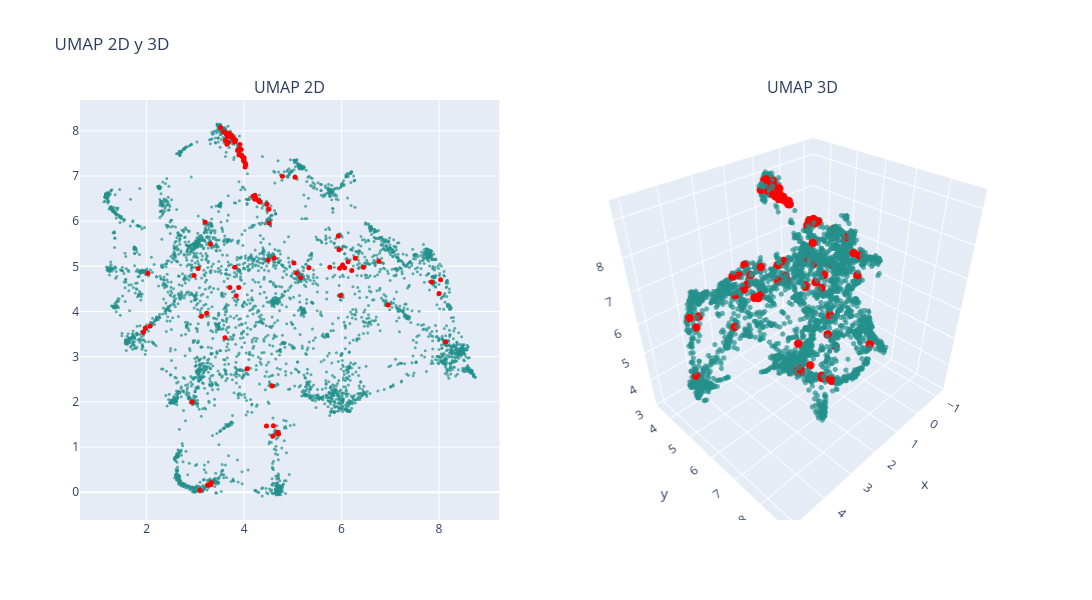

Source (notebook cell):
### Markdown cell above
### UMAP

### Code cell
# n_neighbors = 200
# n_neighbors = int(len(df) / k)

# n_neighbors = 200
n_neighbors = 50 # 6.5x minutos, resultado: vision mas global, no se distinguen tanto los clusters
# n_neighbors = 20 # 2.5x minutos, resultado: no se distinguen los clusters
# n_neighbors = 10 # 1.5x minutos, resultado: puntos muy juntos, se distinguen los clusters
# n_neighbors = 5 # x minutos, resultado: se distinguen bien los clusters, se ven un poco desconectados

min_dist = 0

# UMAP 2D
reducer_2d = umap.UMAP(n_neighbors=n_neighbors, min_dist=min_dist, n_components=2, random_state=0, metric='cosine')
embedding_2d = reducer_2d.fit_transform(df_vectorized)
df['umap2d_1'] = embedding_2d[:, 0]
df['umap2d_2'] = embedding_2d[:, 1]

# UMAP 3D
reducer_3d = umap.UMAP(n_neighbors=n_neighbors, min_dist=min_dist, n_components=3, random_state=0, metric='cosine')
embedding_3d = reducer_3d.fit_transform(df_vectorized)
df['umap3d_1'] = embedding_3d[:, 0]
df['umap3d_2'] = embedding_3d[:, 1]
df['umap3d_3'] = embedding_3d[:, 2]

# Graficar
colors = np.ones(len(df))  # Color base
colors_knn = np.zeros(len(df))  # Color para los KNN
colors_knn[knn_idxs[0]] = 1  # Resaltar los KNN

fig = make_subplots(rows=1, cols=2, subplot_titles=("UMAP 2D", "UMAP 3D"), 
                    specs=[[{"type": "scatter"}, {"type": "scatter3d"}]])

# Puntos normales (fondo)
fig.add_trace(
    go.Scatter(x=df['umap2d_1'], y=df['umap2d_2'], mode='markers',
               marker=dict(color=colors, colorscale='Viridis', size=3, opacity=0.7), 
               text=data['title'],
               hovertemplate="Titulo: %{text}<br>x: %{x}<br>y: %{y}<extra></extra>"),
    row=1, col=1)

# Puntos resaltados (delante)
fig.add_trace(
    go.Scatter(x=df.loc[knn_idxs[0], 'umap2d_1'], 
               y=df.loc[knn_idxs[0], 'umap2d_2'], 
               mode='markers',
               marker=dict(color='red', size=5, opacity=1), 
               text=data.loc[knn_idxs[0], 'title'], 
               hovertemplate="Titulo: %{text}<br>x: %{x}<br>y: %{y}<extra></extra>"),
    row=1, col=1)

# Puntos normales en 3D (fondo)
fig.add_trace(
    go.Scatter3d(x=df['umap3d_1'], y=df['umap3d_2'], z=df['umap3d_3'], mode='markers',
                 marker=dict(color=colors, colorscale='Viridis', size=3, opacity=0.7), 
                 text=data['title'],
                 hovertemplate="Cluster: %{text}<br>x: %{x}<br>y: %{y}<br>z: %{z}<extra></extra>"),
    row=1, col=2)

# Puntos resaltados en 3D (delante)
fig.add_trace(
    go.Scatter3d(x=df.loc[knn_idxs[0], 'umap3d_1'],
                 y=df.loc[knn_idxs[0], 'umap3d_2'],
                 z=df.loc[knn_idxs[0], 'umap3d_3'],
                 mode='markers',
                 marker=dict(color='red', size=5, opacity=1), 
                 text=data.loc[knn_idxs[0], 'title'], 
                 hovertemplate="Cluster: %{text}<br>x: %{x}<br>y: %{y}<br>z: %{z}<extra></extra>"),
    row=1, col=2)

fig.update_layout(height=600, width=1200, title_text="UMAP 2D y 3D", showlegend=False)
fig.show()

### Figure 1 — Plotly figure (JSON) as saved in the notebook; plotly's stock layout.template omitted (floating-point values rounded to 4 significant figures; data arrays with more than 128 entries replaced by an {"elided": "..."} marker saying what was removed)
{"data": [{"hovertemplate": "Titulo: %{text}<br>x: %{x}<br>y: %{y}<extra></extra>", "marker": {"color": {"elided": "4323 float values"}, "colorscale": [[0, "#440154"], [0.1111, "#482878"], [0.2222, "#3e4989"], [0.3333, "#31688e"], [0.4444, "#26828e"], [0.5556, "#1f9e89"], [0.6667, "#35b779"], [0.7778, "#6ece58"], [0.8889, "#b5de2b"], [1, "#fde725"]], "opacity": 0.7, "size": 3}, "mode": "markers", "text": {"elided": "4323 str values"}, "type": "scatter", "x": {"elided": "4323 float values"}, "xaxis": "x", "y": {"elided": "4323 float values"}, "yaxis": "y"}, {"hovertemplate": "Titulo: %{text}<br>x: %{x}<br>y: %{y}<extra></extra>", "marker": {"color": "red", "opacity": 1, "size": 5}, "mode": "markers", "text": ["nonlinear mpc based cluster energy control of modular multilevel matrix converters", "constrained mpc for intercluster energy control of modular multilevel matrix converters", "model predictive control based circulating current reduction and energy balance for modular multilevel converter under asymmetric arm impedance conditions", "improved branch energy balance control for three phase to single phase modular multilevel converter for railway traction power supply", "mpc based current and local cluster balancing controls for low frequency ac transmission systems", "a hierarchical energy balance control method for m3c based on injecting output frequency circulating currents", "closed loop decoupled control and implementation of the modular multilevel matrix converter in similar equal frequency operation", "an energy based multi loops control strategy for modular multilevel converter", "vector control of a modular multilevel matrix converter operating over the full output frequency range", "long horizon sequential fcs mpc approaches for modular multilevel matrix converters", "dual port grid forming control of mmc with embedded energy storage", "research on coordinated control strategy of modular multilevel converter system", "an energy model based controller for a three phase grid tied modular multilevel converter", "a novel hybrid control strategy for the energy storage modular multilevel converters", "mpc strategy applied to modular multilevel matrix converters for low frequency ac transmission systems", "straight forward vector control of the modular multilevel converter for feeding three phase machines over their complete frequency range", "novel control method for the mmc connected to wind farms", "a closed loop current balancing control strategy in multilevel current source converter", "model predictive circulating current control for the hexverter", "a novel cascaded vector control scheme for the modular multilevel matrix converter", "integrated current control energy control and energy balancing of modular multilevel converters", "cluster voltage balancing control for modular multilevel converter with cluster phase shifted nearest level control", "an mmc model predictive control strategy based on level modulation", "analysis and control of improved mmc with symmetrical super capacitor energy storage system in eer application", "a synthesized capacitors voltage control for modular multilevel converter in hvdc application", "long horizon quadratic programming based model predictive control mpc for grid connected modular multilevel converters mmc", "wide frequency range control strategy of modular multilevel matrix converter based on fcs mpc", "enhanced voltage injection control for capacitor voltage balancing of mmc under low frequency operation", "closed loop vector control of the modular multilevel matrix converter for equal input output operating frequencies", "interleaving clusters of submodules to enhance scalability of modular multilevel converters for high voltage applications", "analysis and control of multi mode oscillations in multi infeed mmc hvdc systems", "finite state based model predictive control method for mmc upqc", "a direct model predictive control strategy of back to back modular multilevel converters using arm energy estimation", "analysis of internal energy in gfl mmcs and a decoupled energy control scheme", "capacitor voltage balancing for alternate arm converter based on conduction angle and zero sequence voltage", "energy balancing with wide range of operation in the isolated multi modular converter", "continuous set model predictive control for energy management of modular multilevel matrix converters", "control strategy of modular multilevel matrix converter under unbalanced input voltages", "analysis of mmc dynamics in dqz coordinates for vertical and horizontal energy balancing control", "feedback linearization based current control strategy for modular multilevel converters", "continuous control set model predictive control of a hybrid modular multilevel converter for wind energy applications", "energy control of modular multilevel converter with a novel analytic filter", "an improved reference generator based on mpc of circulating currents and common mode voltage for modular multilevel matrix converters", "model predictive arm current control for modular multilevel converter", "model predictive control of modular multilevel converter based on equivalent current decomposition model", "energy management strategy for a direct ac ac modular multilevel converter in ydy coupling", "enhanced circulating current control for the modular multilevel matrix converter based on model predictive control", "study on the control strategy of multi port power router", "vector control of a modular multilevel matrix converter for variable speed drive applications", "circulating current control for the modular multilevel matrix converter based on model predictive control", "energy based control of a dc modular multilevel converter for hvdc grids", "energy balancing control for alternate arm converter considering commutation process", "predictive control of a three phase dc ac modular multilevel converter", "high performance lqr control of modular multilevel converters with simple control structure and implementation", "design and implementation of a resonant controller to balance the capacitor voltage on a hvdc terminal based on mmc", "back stepping control strategy of modular multilevelconverter based on dynamic energy balance", "sliding mode control of the mmc based power system", "control of arm capacitor voltages in modular multilevel converters", "a cell capacitor energy balancing control of modular multilevel converter considering the unbalanced ac grid conditions", "control of the modular multilevel converter for variable speed drives", "predictive control of ac ac modular multilevel converters", "operation range of hvdc mmc with circulating current suppression and energy balancing control", "impact of submodule energy balancing on grid emulation performance of modular multilevel converters", "research on model predictive control for modular multilevel converter", "decoupled modeling and control of the modular multilevel converter", "new topology of modular multilevel cascade converter with model predictive control", "optimal energy management of renewable multisource in an industrial microgrid", "fully decoupled current control and energy balancing of the modular multilevel matrix converter", "a new parallel connected diode clamped modular multilevel converter with voltage self balancing", "arm energy estimation based improved arm current sensor less circulating current control in mmc", "comprehensive comparison of modular multilevel converter internal energy balancing methods", "predictive power control of modular multilevel converter for wind energy integration via hvdc", "comparison of current control strategies in modular multilevel converter", "energy transfer analysis for capacitor voltage balancing of modular multilevel converters", "long horizon mpc reference generator for circulating currents in modular multilevel converter based variable speed drives", "dynamics and control", "high frequency oscillation energy propagation in mmc hvdc receiving end converter station", "experimental validation of a nested control system to balance the cell capacitor voltages in hybrid mmcs", "state of charge balancing control strategy of battery energy storage system based on modular multilevel converter", "series valve groups control strategy and power balance method of mmc connected to large scale islanded renewable energy", "input current balancing control method under imbalanced load for three phase multi port converter based on modular multilevel converter", "study on the control scheme of energy storage mmc", "closed loop voltage control of a gan based modular multilevel clamped capacitor converter", "integrated current energy modeling and control for modular multilevel matrix converter", "model predictive control of a modular multilevel converter with a reduced number of states", "a two stage simplified predictive control for modular multilevel converter", "computationally efficient mpc for modular multilevel matrix converters operating with fixed switching frequency", "hybrid predictive control with simple linear control based circulating current suppression for modular multilevel converters", "integrated control method of modular multilevel converter", "continuous control set model predictive control of a modular multilevel converter for drive applications", "experimental comparison of model predictive control and cascaded control of the modular multilevel converter", "impedance modeling and stability analysis of energy controlled modular multilevel converter", "modulated mpc for arm inductor less mvdc mmc with reduced computational burden", "impact of the distributed current controller on the dynamic performance of the modular multilevel converter", "hierarchical model predictive control of modular multilevel matrix converter for low frequency ac transmission", "direct arm energy control in modular multilevel converter under unbalanced grid conditions", "modular multilevel converter with improved indirect predictive controller", "arm current based model predictive control for modular multilevel converters with a new current reference generation method", "new predictive current control for modular multilevel converters with revised prediction model considering common mode voltage", "inter arm voltage balance control of a modular multilevel matrix converter with injecting dual frequency circulating current"], "type": "scatter", "x": [4.001, 4.025, 3.677, 4.513, 3.949, 8.135, 4.221, 4.495, 4.224, 3.907, 6.956, 3.733, 3.311, 3.251, 3.992, 2.07, 4.687, 3.234, 3.966, 4.322, 5.933, 3.203, 3.713, 3.326, 3.89, 3.809, 4.033, 1.973, 4.233, 4.785, 8.002, 3.795, 3.645, 6.209, 4.574, 4.46, 3.998, 5.331, 5.949, 6.283, 3.649, 5.96, 4.021, 3.7, 3.723, 5.023, 3.993, 2.931, 4.184, 3.868, 4.064, 4.602, 3.744, 3.914, 4.617, 6.449, 5.981, 3.839, 5.158, 1.934, 3.822, 2.027, 6.062, 3.786, 6.133, 3.662, 4.59, 4.315, 2.974, 3.811, 4.51, 3.677, 5.76, 3.057, 3.938, 6.766, 7.847, 6.021, 3.095, 4.707, 3.609, 3.318, 3.128, 4.472, 3.693, 3.631, 3.901, 3.636, 3.709, 3.619, 3.678, 8.033, 3.579, 5.047, 3.894, 5.079, 3.643, 3.708, 3.518, 4.296], "xaxis": "x", "y": [7.406, 7.284, 7.741, 5.957, 7.463, 3.326, 6.487, 5.141, 6.572, 7.598, 4.146, 7.907, 5.497, 0.1577, 7.335, 3.677, 1.328, 3.964, 7.426, 6.426, 5.67, 5.979, 7.917, 0.2139, 4.532, 7.754, 7.242, 3.635, 6.528, 6.994, 4.399, 7.791, 7.905, 4.909, 2.35, 1.464, 7.33, 4.969, 5.367, 5.181, 7.702, 4.955, 7.196, 7.913, 7.878, 5.076, 7.358, 1.998, 6.549, 7.564, 2.731, 1.474, 7.878, 7.697, 5.178, 4.98, 4.353, 4.346, 4.746, 3.539, 7.799, 4.844, 4.966, 7.833, 5.1, 7.926, 1.246, 6.441, 4.799, 4.979, 6.266, 7.914, 4.982, 4.951, 7.585, 5.113, 4.651, 5.029, 0.04528, 1.287, 3.421, 0.1663, 3.895, 6.375, 7.947, 7.954, 7.562, 7.932, 4.531, 7.789, 7.867, 4.7, 7.98, 6.971, 7.462, 4.853, 7.93, 7.886, 8.071, 6.459], "yaxis": "y"}, {"hovertemplate": "Cluster: %{text}<br>x: %{x}<br>y: %{y}<br>z: %{z}<extra></extra>", "marker": {"color": {"elided": "4323 float values"}, "colorscale": [[0, "#440154"], [0.1111, "#482878"], [0.2222, "#3e4989"], [0.3333, "#31688e"], [0.4444, "#26828e"], [0.5556, "#1f9e89"], [0.6667, "#35b779"], [0.7778, "#6ece58"], [0.8889, "#b5de2b"], [1, "#fde725"]], "opacity": 0.7, "size": 3}, "mode": "markers", "scene": "scene", "text": {"elided": "4323 str values"}, "type": "scatter3d", "x": {"elided": "4323 float values"}, "y": {"elided": "4323 float values"}, "z": {"elided": "4323 float values"}}, {"hovertemplate": "Cluster: %{text}<br>x: %{x}<br>y: %{y}<br>z: %{z}<extra></extra>", "marker": {"color": "red", "opacity": 1, "size": 5}, "mode": "markers", "scene": "scene", "text": ["nonlinear mpc based cluster energy control of modular multilevel matrix converters", "constrained mpc for intercluster energy control of modular multilevel matrix converters", "model predictive control based circulating current reduction and energy balance for modular multilevel converter under asymmetric arm impedance conditions", "improved branch energy balance control for three phase to single phase modular multilevel converter for railway traction power supply", "mpc based current and local cluster balancing controls for low frequency ac transmission systems", "a hierarchical energy balance control method for m3c based on injecting output frequency circulating currents", "closed loop decoupled control and implementation of the modular multilevel matrix converter in similar equal frequency operation", "an energy based multi loops control strategy for modular multilevel converter", "vector control of a modular multilevel matrix converter operating over the full output frequency range", "long horizon sequential fcs mpc approaches for modular multilevel matrix converters", "dual port grid forming control of mmc with embedded energy storage", "research on coordinated control strategy of modular multilevel converter system", "an energy model based controller for a three phase grid tied modular multilevel converter", "a novel hybrid control strategy for the energy storage modular multilevel converters", "mpc strategy applied to modular multilevel matrix converters for low frequency ac transmission systems", "straight forward vector control of the modular multilevel converter for feeding three phase machines over their complete frequency range", "novel control method for the mmc connected to wind farms", "a closed loop current balancing control strategy in multilevel current source converter", "model predictive circulating current control for the hexverter", "a novel cascaded vector control scheme for the modular multilevel matrix converter", "integrated current control energy control and energy balancing of modular multilevel converters", "cluster voltage balancing control for modular multilevel converter with cluster phase shifted nearest level control", "an mmc model predictive control strategy based on level modulation", "analysis and control of improved mmc with symmetrical super capacitor energy storage system in eer application", "a synthesized capacitors voltage control for modular multilevel converter in hvdc application", "long horizon quadratic programming based model predictive control mpc for grid connected modular multilevel converters mmc", "wide frequency range control strategy of modular multilevel matrix converter based on fcs mpc", "enhanced voltage injection control for capacitor voltage balancing of mmc under low frequency operation", "closed loop vector control of the modular multilevel matrix converter for equal input output operating frequencies", "interleaving clusters of submodules to enhance scalability of modular multilevel converters for high voltage applications", "analysis and control of multi mode oscillations in multi infeed mmc hvdc systems", "finite state based model predictive control method for mmc upqc", "a direct model predictive control strategy of back to back modular multilevel converters using arm energy estimation", "analysis of internal energy in gfl mmcs and a decoupled energy control scheme", "capacitor voltage balancing for alternate arm converter based on conduction angle and zero sequence voltage", "energy balancing with wide range of operation in the isolated multi modular converter", "continuous set model predictive control for energy management of modular multilevel matrix converters", "control strategy of modular multilevel matrix converter under unbalanced input voltages", "analysis of mmc dynamics in dqz coordinates for vertical and horizontal energy balancing control", "feedback linearization based current control strategy for modular multilevel converters", "continuous control set model predictive control of a hybrid modular multilevel converter for wind energy applications", "energy control of modular multilevel converter with a novel analytic filter", "an improved reference generator based on mpc of circulating currents and common mode voltage for modular multilevel matrix converters", "model predictive arm current control for modular multilevel converter", "model predictive control of modular multilevel converter based on equivalent current decomposition model", "energy management strategy for a direct ac ac modular multilevel converter in ydy coupling", "enhanced circulating current control for the modular multilevel matrix converter based on model predictive control", "study on the control strategy of multi port power router", "vector control of a modular multilevel matrix converter for variable speed drive applications", "circulating current control for the modular multilevel matrix converter based on model predictive control", "energy based control of a dc modular multilevel converter for hvdc grids", "energy balancing control for alternate arm converter considering commutation process", "predictive control of a three phase dc ac modular multilevel converter", "high performance lqr control of modular multilevel converters with simple control structure and implementation", "design and implementation of a resonant controller to balance the capacitor voltage on a hvdc terminal based on mmc", "back stepping control strategy of modular multilevelconverter based on dynamic energy balance", "sliding mode control of the mmc based power system", "control of arm capacitor voltages in modular multilevel converters", "a cell capacitor energy balancing control of modular multilevel converter considering the unbalanced ac grid conditions", "control of the modular multilevel converter for variable speed drives", "predictive control of ac ac modular multilevel converters", "operation range of hvdc mmc with circulating current suppression and energy balancing control", "impact of submodule energy balancing on grid emulation performance of modular multilevel converters", "research on model predictive control for modular multilevel converter", "decoupled modeling and control of the modular multilevel converter", "new topology of modular multilevel cascade converter with model predictive control", "optimal energy management of renewable multisource in an industrial microgrid", "fully decoupled current control and energy balancing of the modular multilevel matrix converter", "a new parallel connected diode clamped modular multilevel converter with voltage self balancing", "arm energy estimation based improved arm current sensor less circulating current control in mmc", "comprehensive comparison of modular multilevel converter internal energy balancing methods", "predictive power control of modular multilevel converter for wind energy integration via hvdc", "comparison of current control strategies in modular multilevel converter", "energy transfer analysis for capacitor voltage balancing of modular multilevel converters", "long horizon mpc reference generator for circulating currents in modular multilevel converter based variable speed drives", "dynamics and control", "high frequency oscillation energy propagation in mmc hvdc receiving end converter station", "experimental validation of a nested control system to balance the cell capacitor voltages in hybrid mmcs", "state of charge balancing control strategy of battery energy storage system based on modular multilevel converter", "series valve groups control strategy and power balance method of mmc connected to large scale islanded renewable energy", "input current balancing control method under imbalanced load for three phase multi port converter based on modular multilevel converter", "study on the control scheme of energy storage mmc", "closed loop voltage control of a gan based modular multilevel clamped capacitor converter", "integrated current energy modeling and control for modular multilevel matrix converter", "model predictive control of a modular multilevel converter with a reduced number of states", "a two stage simplified predictive control for modular multilevel converter", "computationally efficient mpc for modular multilevel matrix converters operating with fixed switching frequency", "hybrid predictive control with simple linear control based circulating current suppression for modular multilevel converters", "integrated control method of modular multilevel converter", "continuous control set model predictive control of a modular multilevel converter for drive applications", "experimental comparison of model predictive control and cascaded control of the modular multilevel converter", "impedance modeling and stability analysis of energy controlled modular multilevel converter", "modulated mpc for arm inductor less mvdc mmc with reduced computational burden", "impact of the distributed current controller on the dynamic performance of the modular multilevel converter", "hierarchical model predictive control of modular multilevel matrix converter for low frequency ac transmission", "direct arm energy control in modular multilevel converter under unbalanced grid conditions", "modular multilevel converter with improved indirect predictive controller", "arm current based model predictive control for modular multilevel converters with a new current reference generation method", "new predictive current control for modular multilevel converters with revised prediction model considering common mode voltage", "inter arm voltage balance control of a modular multilevel matrix converter with injecting dual frequency circulating current"], "type": "scatter3d", "x": [1.373, 1.297, 1.258, 1.585, 1.291, 4.774, 1.103, 1.236, 1.061, 1.375, 3.552, 1.259, -0.4848, 3.246, 1.284, 0.6002, 2.799, 0.9325, 1.349, 1.163, 2.269, -0.4037, 1.249, 3.316, 1.055, 1.362, 1.248, 0.4394, 1.061, 0.4214, 4.042, 1.3, 1.214, 2.569, 0.6433, 2.468, 1.289, 2.231, 2.584, 2.713, 1.232, 2.485, 1.269, 1.269, 1.214, 2.637, 1.295, 0.9083, 0.9909, 1.277, 1.287, 2.692, 1.219, 1.472, 1.355, 2.937, 2.687, 1.027, 2.053, 0.5727, 1.228, -0.5998, 2.493, 1.287, 2.286, 1.292, 2.811, 1.171, 0.2496, 0.4315, 1.339, 1.24, 2.155, 0.1047, 1.39, 2.848, 3.85, 2.662, 3.267, 2.804, 1.259, 3.329, 0.9187, 1.31, 1.27, 1.226, 1.312, 1.276, 0.9465, 1.234, 1.202, 4.155, 1.318, 0.5958, 1.218, 2.001, 1.245, 1.237, 1.301, 1.14], "y": [4.713, 4.988, 4.184, 6.159, 4.733, 5.067, 5.744, 5.455, 5.671, 4.581, 5.273, 4.346, 5.486, 8.345, 4.916, 6.688, 6.81, 5.259, 4.84, 5.672, 4.212, 5.098, 4.238, 8.15, 5.781, 4.295, 4.95, 6.808, 5.657, 3.796, 4.174, 4.325, 4.2, 4.928, 6.264, 6.965, 4.873, 5.542, 4.663, 4.501, 4.577, 4.995, 5.01, 4.278, 4.327, 6.691, 4.789, 7.697, 5.762, 4.644, 6.498, 6.835, 4.262, 4.123, 5.428, 4.523, 4.977, 5.979, 5.664, 6.868, 4.386, 5.934, 5.005, 4.272, 4.85, 4.372, 6.971, 5.624, 4.925, 4.856, 5.732, 4.324, 4.772, 5.465, 4.515, 4.462, 4.071, 4.607, 8.415, 6.828, 6.529, 8.166, 5.243, 5.705, 4.296, 4.178, 4.618, 4.256, 5.989, 4.414, 4.252, 4.099, 4.174, 3.717, 4.709, 5.576, 4.309, 4.245, 4.079, 5.601], "z": [8.8, 8.718, 8.797, 8.133, 8.844, 5.026, 8.359, 7.256, 8.444, 8.837, 6.081, 8.954, 7.294, 6.067, 8.756, 7.669, 5.047, 6.13, 8.842, 8.36, 6.976, 7.454, 9.075, 6.078, 6.573, 8.899, 8.777, 7.527, 8.417, 6.191, 5.731, 8.968, 9.015, 6.369, 4.333, 5.131, 8.776, 7.035, 6.678, 6.959, 9.01, 6.398, 8.713, 9.022, 9.144, 5.812, 8.782, 5.376, 8.385, 8.873, 5.259, 5.075, 9.083, 8.907, 7.194, 7.026, 7.162, 6.453, 7.036, 7.655, 9.017, 6.145, 6.363, 9.114, 6.278, 8.988, 5.132, 8.396, 6.484, 6.942, 8.288, 9.043, 7.096, 6.641, 8.871, 6.368, 5.951, 6.526, 6.073, 5.02, 5.937, 6.039, 6.168, 8.378, 9.011, 9.075, 8.899, 9.025, 6.852, 9.022, 9.038, 6.076, 9.172, 6.084, 8.808, 7.097, 9.05, 9.01, 9.135, 8.408]}], "layout": {"annotations": [{"font": {"size": 16}, "showarrow": false, "text": "UMAP 2D", "x": 0.225, "xanchor": "center", "xref": "paper", "y": 1, "yanchor": "bottom", "yref": "paper"}, {"font": {"size": 16}, "showarrow": false, "text": "UMAP 3D", "x": 0.775, "xanchor": "center", "xref": "paper", "y": 1, "yanchor": "bottom", "yref": "paper"}], "height": 600, "scene": {"domain": {"x": [0.55, 1], "y": [0, 1]}}, "showlegend": false, "title": {"text": "UMAP 2D y 3D"}, "width": 1200, "xaxis": {"anchor": "y", "domain": [0, 0.45]}, "yaxis": {"anchor": "x", "domain": [0, 1]}}}
